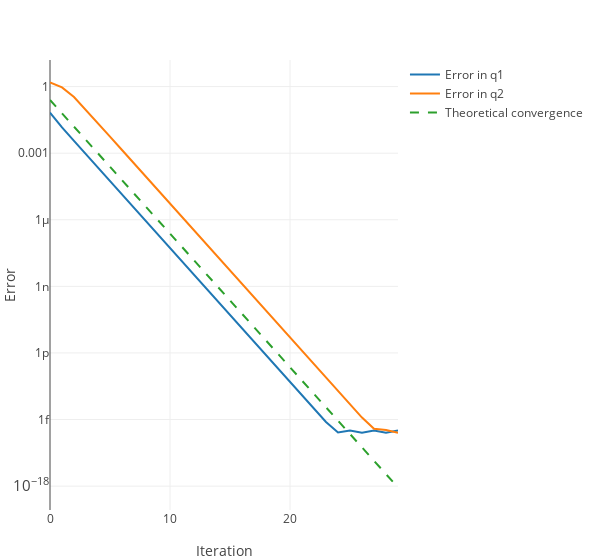

The code cell stored with this chart in its notebook:
### Code cell
t1 = scatter(y=err[:,1], name="Error in q1")
t2 = scatter(y=err[:,2], name="Error in q2")
t3 = scatter(y=[4.0^(-i) for i=1:niter],
    name="Theoretical convergence", line_dash="dash")
plot([t1, t2, t3],
    Layout(yaxis_type="log",
        xaxis_title="Iteration", yaxis_title="Error", 
        width=600))

### Figure 1 — Plotly figure (JSON) as saved in the notebook; plotly's stock layout.template omitted (floating-point values rounded to 4 significant figures)
{"data": [{"name": "Error in q1", "type": "scatter", "y": [0.06735, 0.01444, 0.00357, 0.000892, 0.000223, 5.574e-05, 1.394e-05, 3.484e-06, 8.71e-07, 2.178e-07, 5.444e-08, 1.361e-08, 3.402e-09, 8.506e-10, 2.126e-10, 5.316e-11, 1.329e-11, 3.323e-12, 8.307e-13, 2.077e-13, 5.185e-14, 1.312e-14, 3.249e-15, 7.772e-16, 2.604e-16, 3.189e-16, 2.544e-16, 3.189e-16, 2.544e-16, 3.189e-16]}, {"name": "Error in q2", "type": "scatter", "y": [1.53, 0.9237, 0.341, 0.08892, 0.02229, 0.005574, 0.001393, 0.0003484, 8.709e-05, 2.177e-05, 5.443e-06, 1.361e-06, 3.402e-07, 8.505e-08, 2.126e-08, 5.316e-09, 1.329e-09, 3.322e-10, 8.306e-11, 2.076e-11, 5.191e-12, 1.298e-12, 3.244e-13, 8.112e-14, 2.022e-14, 4.994e-15, 1.223e-15, 3.816e-16, 3.377e-16, 2.507e-16]}, {"line": {"dash": "dash"}, "name": "Theoretical convergence", "type": "scatter", "y": [0.25, 0.0625, 0.01562, 0.003906, 0.0009766, 0.0002441, 6.104e-05, 1.526e-05, 3.815e-06, 9.537e-07, 2.384e-07, 5.96e-08, 1.49e-08, 3.725e-09, 9.313e-10, 2.328e-10, 5.821e-11, 1.455e-11, 3.638e-12, 9.095e-13, 2.274e-13, 5.684e-14, 1.421e-14, 3.553e-15, 8.882e-16, 2.22e-16, 5.551e-17, 1.388e-17, 3.469e-18, 8.674e-19]}], "layout": {"margin": {"b": 50, "l": 50, "r": 50, "t": 60}, "width": 600, "xaxis": {"title": "Iteration"}, "yaxis": {"title": "Error", "type": "log"}}}
